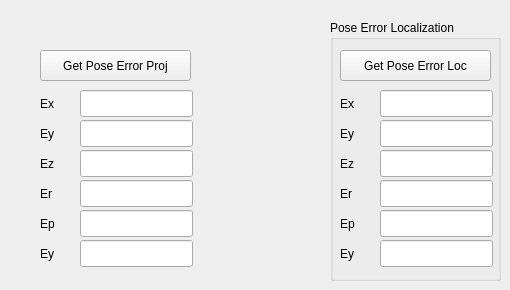
    <widget class="QWidget" name="tab_eval">
     <attribute name="title">
      <string>Evaluation</string>
     </attribute>
     <widget class="QPushButton" name="btnGetPoseErrorProj">
      <property name="geometry">
       <rect>
        <x>40</x>
        <y>50</y>
        <width>151</width>
        <height>31</height>
       </rect>
      </property>
      <property name="text">
       <string>Get Pose Error Proj</string>
      </property>
     </widget>
     <widget class="QLineEdit" name="lineExProj">
      <property name="geometry">
       <rect>
        <x>80</x>
        <y>90</y>
        <width>113</width>
        <height>27</height>
       </rect>
      </property>
     </widget>
     <widget class="QLineEdit" name="lineEyProj">
      <property name="geometry">
       <rect>
        <x>80</x>
        <y>120</y>
        <width>113</width>
        <height>27</height>
       </rect>
      </property>
     </widget>
     <widget class="QLineEdit" name="lineEzProj">
      <property name="geometry">
       <rect>
        <x>80</x>
        <y>150</y>
        <width>113</width>
        <height>27</height>
       </rect>
      </property>
     </widget>
     <widget class="QLineEdit" name="lineErollProj">
      <property name="geometry">
       <rect>
        <x>80</x>
        <y>180</y>
        <width>113</width>
        <height>27</height>
       </rect>
      </property>
     </widget>
     <widget class="QLineEdit" name="lineEpitchProj">
      <property name="geometry">
       <rect>
        <x>80</x>
        <y>210</y>
        <width>113</width>
        <height>27</height>
       </rect>
      </property>
     </widget>
     <widget class="QLineEdit" name="lineEyawProj">
      <property name="geometry">
       <rect>
        <x>80</x>
        <y>240</y>
        <width>113</width>
        <height>27</height>
       </rect>
      </property>
     </widget>
     <widget class="QLabel" name="labelExProj">
      <property name="geometry">
       <rect>
        <x>40</x>
        <y>90</y>
        <width>31</width>
        <height>27</height>
       </rect>
      </property>
      <property name="text">
       <string>Ex</string>
      </property>
     </widget>
     <widget class="QLabel" name="labelEyProj">
      <property name="geometry">
       <rect>
        <x>40</x>
        <y>120</y>
        <width>31</width>
        <height>27</height>
       </rect>
      </property>
      <property name="text">
       <string>Ey</string>
      </property>
     </widget>
     <widget class="QLabel" name="labelEzProj">
      <property name="geometry">
       <rect>
        <x>40</x>
        <y>150</y>
        <width>31</width>
        <height>27</height>
       </rect>
      </property>
      <property name="text">
       <string>Ez</string>
      </property>
     </widget>
     <widget class="QLabel" name="labelErollProj">
      <property name="geometry">
       <rect>
        <x>40</x>
        <y>180</y>
        <width>31</width>
        <height>27</height>
       </rect>
      </property>
      <property name="text">
       <string>Er</string>
      </property>
     </widget>
     <widget class="QLabel" name="labelEpitchProj">
      <property name="geometry">
       <rect>
        <x>40</x>
        <y>210</y>
        <width>31</width>
        <height>27</height>
       </rect>
      </property>
      <property name="text">
       <string>Ep</string>
      </property>
     </widget>
     <widget class="QLabel" name="labelEyawProj">
      <property name="geometry">
       <rect>
        <x>40</x>
        <y>240</y>
        <width>31</width>
        <height>27</height>
       </rect>
      </property>
      <property name="text">
       <string>Ey</string>
      </property>
     </widget>
     <widget class="QGroupBox" name="groupBoxPosErrLoc">
      <property name="geometry">
       <rect>
        <x>330</x>
        <y>20</y>
        <width>171</width>
        <height>261</height>
       </rect>
      </property>
      <property name="title">
       <string>Pose Error Localization</string>
      </property>
      <widget class="QLabel" name="labelEpitchLoc">
       <property name="geometry">
        <rect>
         <x>10</x>
         <y>190</y>
         <width>31</width>
         <height>27</height>
        </rect>
       </property>
       <property name="text">
        <string>Ep</string>
       </property>
      </widget>
      <widget class="QPushButton" name="btnGetPoseErrorLoc">
       <property name="geometry">
        <rect>
         <x>10</x>
         <y>30</y>
         <width>151</width>
         <height>31</height>
        </rect>
       </property>
       <property name="text">
        <string>Get Pose Error Loc</string>
       </property>
      </widget>
      <widget class="QLabel" name="labelEyawLoc">
       <property name="geometry">
        <rect>
         <x>10</x>
         <y>220</y>
         <width>31</width>
         <height>27</height>
        </rect>
       </property>
       <property name="text">
        <string>Ey</string>
       </property>
      </widget>
      <widget class="QLineEdit" name="lineExLoc">
       <property name="geometry">
        <rect>
         <x>50</x>
         <y>70</y>
         <width>113</width>
         <height>27</height>
        </rect>
       </property>
      </widget>
      <widget class="QLabel" name="labelEzLoc">
       <property name="geometry">
        <rect>
         <x>10</x>
         <y>130</y>
         <width>31</width>
         <height>27</height>
        </rect>
       </property>
       <property name="text">
        <string>Ez</string>
       </property>
      </widget>
      <widget class="QLabel" name="labelExLoc">
       <property name="geometry">
        <rect>
         <x>10</x>
         <y>70</y>
         <width>31</width>
         <height>27</height>
        </rect>
       </property>
       <property name="text">
        <string>Ex</string>
       </property>
      </widget>
      <widget class="QLineEdit" name="lineEyLoc">
       <property name="geometry">
        <rect>
         <x>50</x>
         <y>100</y>
         <width>113</width>
         <height>27</height>
        </rect>
       </property>
      </widget>
      <widget class="QLabel" name="labelErollLoc">
       <property name="geometry">
        <rect>
         <x>10</x>
         <y>160</y>
         <width>31</width>
         <height>27</height>
        </rect>
       </property>
       <property name="text">
        <string>Er</string>
       </property>
      </widget>
      <widget class="QLineEdit" name="lineEyawLoc">
       <property name="geometry">
        <rect>
         <x>50</x>
         <y>220</y>
         <width>113</width>
         <height>27</height>
        </rect>
       </property>
      </widget>
      <widget class="QLineEdit" name="lineEpitchLoc">
       <property name="geometry">
        <rect>
         <x>50</x>
         <y>190</y>
         <width>113</width>
         <height>27</height>
        </rect>
       </property>
      </widget>
      <widget class="QLineEdit" name="lineEzLoc">
       <property name="geometry">
        <rect>
         <x>50</x>
         <y>130</y>
         <width>113</width>
         <height>27</height>
        </rect>
       </property>
      </widget>
      <widget class="QLineEdit" name="lineErollLoc">
       <property name="geometry">
        <rect>
         <x>50</x>
         <y>160</y>
         <width>113</width>
         <height>27</height>
        </rect>
       </property>
      </widget>
      <widget class="QLabel" name="labelEyLoc">
       <property name="geometry">
        <rect>
         <x>10</x>
         <y>100</y>
         <width>31</width>
         <height>27</height>
        </rect>
       </property>
       <property name="text">
        <string>Ey</string>
       </property>
      </widget>
     </widget>
    </widget>
